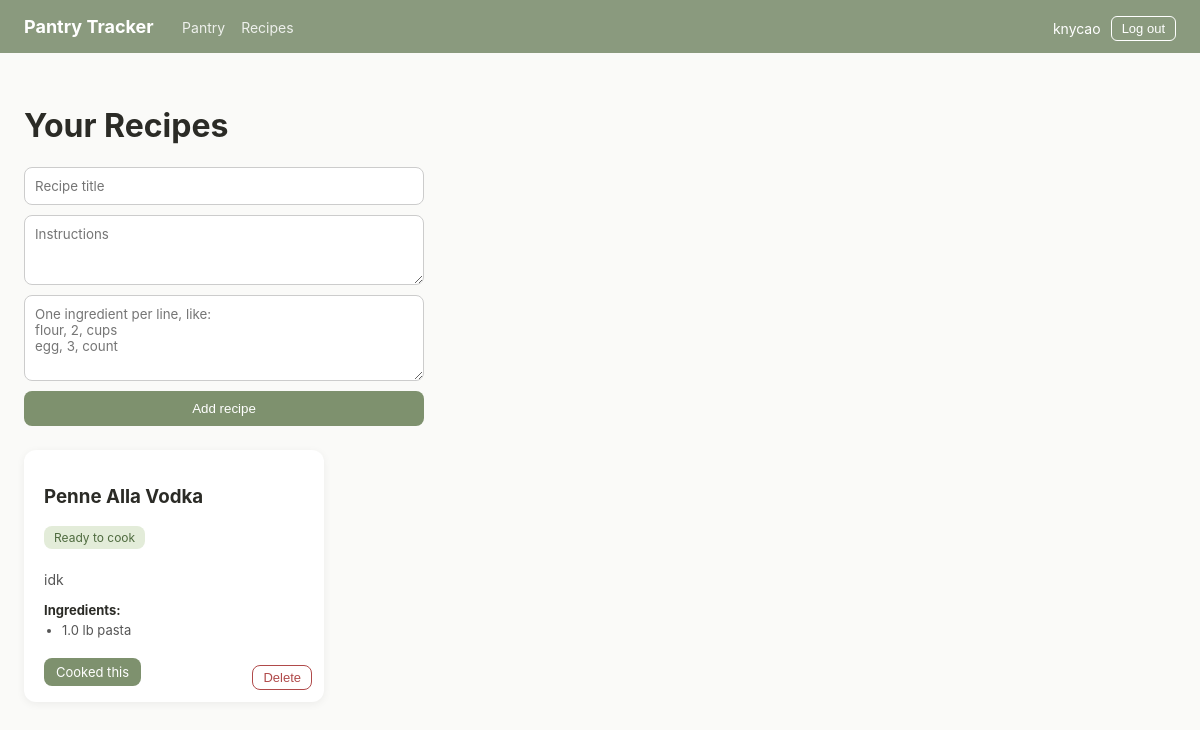
The page /recipes (signed in) on the database its author committed.
### tables this page shows
CREATE TABLE recipes (
    id INTEGER PRIMARY KEY AUTOINCREMENT,
    title TEXT NOT NULL,
    instructions TEXT NOT NULL
, user_id INTEGER);

CREATE TABLE recipe_ingredients (
    id INTEGER PRIMARY KEY AUTOINCREMENT,
    recipe_id INTEGER NOT NULL,
    ingredient_name TEXT NOT NULL,
    quantity_needed REAL NOT NULL,
    unit TEXT NOT NULL,
    FOREIGN KEY (recipe_id) REFERENCES recipes(id)
);

### app.py (the view)
@app.route("/recipes", methods=["GET"])
@login_required
def show_recipes():
    recipes = get_all_recipes(session["user_id"])
    return render_template("recipes.html", recipes=recipes, username=session["username"])

### app.py (called while the page is built)
def login_required(original_function):
    @wraps(original_function)
    def wrapper(*args, **kwargs):
        if "user_id" not in session:
            return redirect("/login")
        return original_function(*args, **kwargs)
    return wrapper

def get_all_recipes(user_id):
    connection = sqlite3.connect("pantry.db")
    connection.row_factory = sqlite3.Row
    recipes = connection.execute("SELECT * FROM recipes WHERE user_id = ?", (user_id,)).fetchall()
    result = []
    for recipe in recipes:
        recipe_dict = dict(recipe)
        ingredients = connection.execute(
            "SELECT * FROM recipe_ingredients WHERE recipe_id = ?",
            (recipe["id"],)
        ).fetchall()
        recipe_dict["ingredients"] = ingredients
        recipe_dict["missing"] = check_recipe_availability(ingredients, connection, user_id)
        result.append(recipe_dict)
    connection.close()
    return result

def normalize_unit(unit):
    return unit.strip().lower().rstrip("s")

def check_recipe_availability(recipe_ingredients, connection, user_id):
    missing = []
    for ingredient in recipe_ingredients:
        needed_name = ingredient["ingredient_name"]
        needed_quantity = ingredient["quantity_needed"]
        needed_unit = ingredient["unit"]
        matching_items = connection.execute(
            "SELECT * FROM items WHERE name LIKE ? AND user_id = ?",
            (f"%{needed_name}%", user_id)
        ).fetchall()
        total_available = sum(item["quantity"] for item in matching_items
                              if normalize_unit(item["unit"]) == normalize_unit(needed_unit)
                              )
        if total_available < needed_quantity:
            missing.append(f"{needed_name} (need {needed_quantity} {needed_unit}, have {total_available})")
    return missing

### templates/recipes.html
{% extends "base.html" %}
{% block content %}
  <h1>Your Recipes</h1>
  <form action="/recipes/add" method="POST" class="recipe-form">
    <input type="text" name="title" placeholder="Recipe title" required>
    <textarea name="instructions" placeholder="Instructions" rows="3" required></textarea>
    <textarea
      name="ingredients"
      placeholder="One ingredient per line, like:&#10;flour, 2, cups&#10;egg, 3, count"
      rows="4"
      required
    ></textarea>
    <button type="submit">Add recipe</button>
  </form>
  <div class="recipe-list">
    {% for recipe in recipes %}
      <div class="recipe-card">
        <h3>{{ recipe.title }}</h3>
        {% if recipe.missing|length == 0 %}
          <span class="badge badge-ready">Ready to cook</span>
        {% else %}
          <span class="badge badge-missing">Missing ingredients</span>
          <span class="missing-ingredients">Missing ingredients: {{ recipe.missing | join(", ") }}</span>
        {% endif %}
        <p class="instructions">{{ recipe.instructions }}</p>
        <p class="ingredient-heading">Ingredients:</p>
        <ul>
          {% for ingredient in recipe.ingredients %}
            <li>{{ ingredient.quantity_needed }} {{ ingredient.unit }} {{ ingredient.ingredient_name }}</li>
          {% endfor %}
        </ul>
        {% if recipe.missing|length == 0 %}
          <a href="/recipes/{{ recipe.id }}/cook" class="cook-btn">Cooked this</a>
        {% endif %}
        <form action="/recipes/delete/{{ recipe.id }}" method="POST">
          <button type="submit" class="delete-btn">Delete</button>
        </form>
      </div>
    {% endfor %}
  </div>
{% endblock %}

### static/style.css (style rules this page uses)
body { margin: 0; font-family: -apple-system, sans-serif; background-color: #FAFAF8; color: #2B2B26; }
.delete-btn { background-color: transparent; color: #b04a4a; border: 1px solid #b04a4a; border-radius: 8px; padding: 4px 10px; cursor: pointer; font-size: 13px; position: absolute; bottom: 12px; right: 12px; }
.recipe-form { display: flex; flex-direction: column; gap: 10px; max-width: 400px; margin-bottom: 24px; }
.recipe-form input, .recipe-form textarea { padding: 10px; border: 1px solid #ccc; border-radius: 8px; font-family: inherit; }
.recipe-form button { background-color: #7e916e; color: white; border: none; border-radius: 8px; padding: 10px; cursor: pointer; }
.recipe-list { display: flex; flex-wrap: wrap; gap: 16px; align-items: flex-start; }
.recipe-card { background-color: white; border-radius: 12px; box-shadow: 0 2px 8px rgba(0,0,0,0.06); padding: 16px 20px; width: 260px; position: relative; }
.recipe-card .instructions { color: #555; font-size: 14px; }
.ingredient-heading { font-weight: bold; font-size: 13px; margin-bottom: 4px; }
.recipe-card ul { margin: 0 0 12px 0; padding-left: 18px; font-size: 13px; color: #555; }
.badge { display: inline-block; padding: 4px 10px; border-radius: 8px; font-size: 12px; margin-bottom: 8px; }
.badge-ready { background-color: #e3ecd9; color: #4f6b3f; }
.cook-btn { display: inline-block; background-color: #7e916e; color: white; border-radius: 8px; padding: 6px 12px; text-decoration: none; font-size: 13px; margin-top: 8px; }

### rows shown on the page
recipes: title "Penne Alla Vodka", instructions "idk"
recipe_ingredients: quantity_needed "1.0", unit "lb", ingredient_name "pasta"

### other values the page prints
{{ username }} "knycao"
